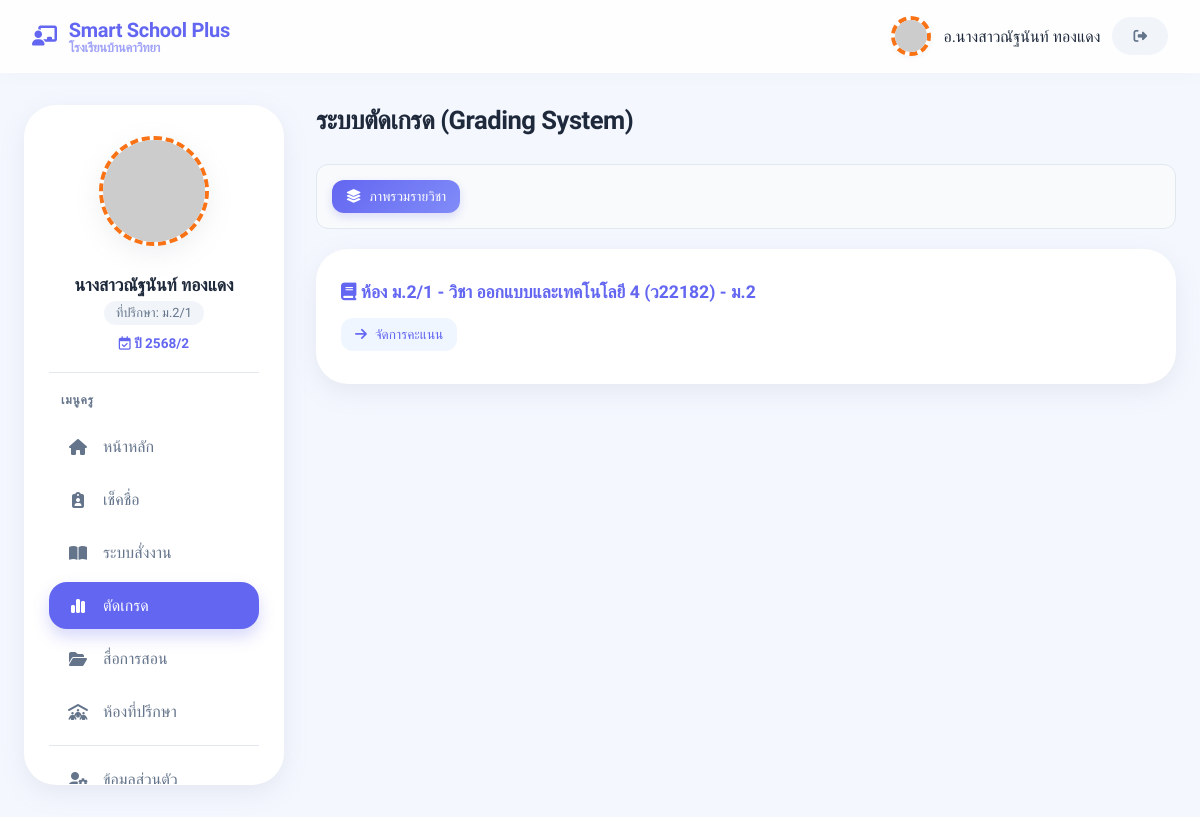
The page /grade_teacher.php (signed in) on the database its author committed.
### tables this page shows
CREATE TABLE `schools` (
  `school_id` int(6) UNSIGNED NOT NULL,
  `school_name` varchar(150) NOT NULL,
  `education_level` enum('ประถมศึกษา','ขยายโอกาส','มัธยมศึกษา') NOT NULL,
  `created_at` timestamp NOT NULL DEFAULT current_timestamp()
);

CREATE TABLE `user_year_data` (
  `id` int(11) NOT NULL,
  `school_id` int(11) NOT NULL,
  `user_id` int(11) NOT NULL,
  `year_id` int(11) NOT NULL,
  `student_number` int(11) DEFAULT 0,
  `class_level` varchar(50) DEFAULT NULL,
  `room_number` varchar(50) DEFAULT NULL,
  `subjects_taught` text DEFAULT NULL,
  `position` varchar(100) DEFAULT NULL,
  `created_at` timestamp NOT NULL DEFAULT current_timestamp()
);

CREATE TABLE `users` (
  `user_id` int(6) UNSIGNED NOT NULL,
  `school_id` int(6) DEFAULT 0,
  `username` varchar(50) NOT NULL,
  `password` varchar(255) NOT NULL,
  `full_name` varchar(100) NOT NULL,
  `role` enum('superadmin','admin','teacher','student') NOT NULL,
  `student_number` int(11) NOT NULL DEFAULT 0,
  `student_code` varchar(20) DEFAULT NULL,
  `class_level` varchar(50) DEFAULT NULL,
  `room_number` varchar(50) DEFAULT NULL,
  `position` varchar(100) DEFAULT NULL,
  `profile_img` varchar(255) DEFAULT 'default_avatar.png',
  `created_at` timestamp NOT NULL DEFAULT current_timestamp(),
  `subjects_taught` text DEFAULT NULL COMMENT 'เก็บเป็น JSON หรือ Text',
  `profile_frame` varchar(50) DEFAULT 'frame-0'
);

CREATE TABLE `academic_years` (
  `year_id` int(6) UNSIGNED NOT NULL,
  `school_id` int(6) NOT NULL,
  `year_name` varchar(4) NOT NULL COMMENT 'เช่น 2567',
  `term` varchar(1) NOT NULL COMMENT 'เช่น 1 หรือ 2',
  `total_sessions` int(11) NOT NULL DEFAULT 20,
  `is_active` tinyint(1) DEFAULT 0 COMMENT '1=เทอมปัจจุบัน',
  `created_at` timestamp NOT NULL DEFAULT current_timestamp()
);

### grade_teacher.php (the view, shortened to what this page needs)
<?php
require_once 'db_connect.php';
$user_id = $_SESSION['user_id'];
$school_id = $_SESSION['school_id'];
$school_row = $conn->query("SELECT school_name FROM schools WHERE school_id = $school_id")->fetch_assoc();
$school_name = $school_row['school_name'];
$ay_q = $conn->query("SELECT year_id, year_name, term FROM academic_years WHERE school_id = $school_id AND is_active = 1");
$active_year_row = $ay_q->fetch_assoc();
$active_year_id = $active_year_row ? $active_year_row['year_id'] : 0;
$current_term_text = $active_year_row ? "ปี {$active_year_row['year_name']}/{$active_year_row['term']}" : "ยังไม่ตั้งค่าปีการศึกษา";
$sql_teacher = "SELECT u.*, ud.subjects_taught, ud.room_number
                FROM users u
                LEFT JOIN user_year_data ud ON u.user_id = ud.user_id AND ud.year_id = $active_year_id
                WHERE u.user_id = $user_id";
$teacher = $conn->query($sql_teacher)->fetch_assoc();
$img_src = $teacher['profile_img'];
$view = isset($_GET['view']) ? $_GET['view'] : 'overview';
$my_classes = [];
if(isset($teacher['subjects_taught'])) {
    $json = json_decode($teacher['subjects_taught'], true);
    if(is_array($json)) {
        foreach($json as $j) {
            $r = $j['room'];
            if(isset($j['subjects']) && is_array($j['subjects'])) {
                foreach($j['subjects'] as $s) {
                    $key = "$r|$s";
                    $my_classes[$key] = "ห้อง $r - วิชา $s";
                }
            }
        }
    }
}
?>
<!DOCTYPE html>
<html lang="th">
<head>
    <link rel="stylesheet" href="style_theme.css?v=<?php echo time(); ?>">
    <link rel="stylesheet" href="style_dashboard.css?v=<?php echo time(); ?>">
    <link rel="stylesheet" href="https://cdnjs.cloudflare.com/ajax/libs/font-awesome/6.4.0/css/all.min.css">
</head>
<body>
    <nav class="navbar">
        <div class="brand">
            <i class="fa-solid fa-chalkboard-user"></i>
            <div>Smart School Plus <span style="font-size:0.8rem; opacity:0.6; display:block; line-height:1;"><?php echo $school_name; ?></span></div>
        </div>
        <div class="user-info">
            <img src="<?php echo $img_src; ?>" class="profile-img-nav <?php echo $teacher['profile_frame']; ?>">
            <span>อ.<?php echo $teacher['full_name']; ?></span>
            <a href="logout.php" class="btn-logout"><i class="fa-solid fa-right-from-bracket"></i></a>
        </div>
    </nav>
    <div class="dashboard-container">
        <aside class="sidebar">
            <div style="text-align:center; padding-bottom:20px; margin-bottom:20px; border-bottom:1px solid var(--border-color);">
                <img src="<?php echo $img_src; ?>" class="profile-img-large <?php echo $teacher['profile_frame']; ?>">
                <h4 style="margin-top:10px; font-size:1.1rem;"><?php echo $teacher['full_name']; ?></h4>
                <div style="background:#f1f5f9; color:#64748b; padding:4px 12px; border-radius:20px; display:inline-block; font-size:0.8rem; margin-top:5px;">
                    ที่ปรึกษา: <?php echo $teacher['room_number'] ?? '-'; ?>
                </div>
                <div style="margin-top:10px; font-size:0.85rem; color:var(--primary-color); font-weight:600;">
                    <i class="fa-regular fa-calendar-check"></i> <?php echo $current_term_text; ?>
                </div>
            </div>
            <h3>เมนูครู</h3>
            <a href="dashboard_teacher.php?tab=home" class="menu-item"><i class="fa-solid fa-house"></i> หน้าหลัก</a>
            <a href="dashboard_teacher.php?tab=attendance" class="menu-item"><i class="fa-solid fa-clipboard-user"></i> เช็คชื่อ</a>
            <a href="homework_teacher.php" class="menu-item"><i class="fa-solid fa-book-open"></i> ระบบสั่งงาน</a>
            <a href="grade_teacher.php" class="menu-item active"><i class="fa-solid fa-chart-simple"></i> ตัดเกรด</a>
            <a href="dashboard_teacher.php?tab=media" class="menu-item"><i class="fa-solid fa-folder-open"></i> สื่อการสอน</a>
            <a href="dashboard_teacher.php?tab=advisory" class="menu-item"><i class="fa-solid fa-people-roof"></i> ห้องที่ปรึกษา</a>
            <div style="height:1px; background:var(--border-color); margin:10px 0;"></div>
            <a href="dashboard_teacher.php?tab=profile" class="menu-item"><i class="fa-solid fa-user-gear"></i> ข้อมูลส่วนตัว</a>
        </aside>
        <main class="content-area">
            <div class="page-header">
                <h2 class="page-title">ระบบตัดเกรด (Grading System)</h2>
            </div>
            <div class="filter-bar" style="margin-bottom:20px;">
                <a href="?view=overview" class="btn-action <?php echo $view=='overview'?'btn-add':''; ?>" style="<?php echo $view!='overview'?'background:#fff; color:#64748b; border:1px solid #cbd5e1;':''; ?>"><i class="fa-solid fa-layer-group"></i> ภาพรวมรายวิชา</a>
            </div>
            <?php if($view == 'overview'): ?>
                <div class="menu-grid">
                    <?php foreach($my_classes as $k => $label): ?>
                    <a href="?view=criteria&select_class_key=<?php echo urlencode($k); ?>" class="menu-card" style="align-items:flex-start; aspect-ratio:auto; min-height:120px;">
                        <div style="font-weight:bold; font-size:1.1rem; color:var(--primary-color);"><i class="fa-solid fa-book"></i> <?php echo $label; ?></div>
                        <div style="margin-top:15px;">
                            <span class="btn-action" style="background:#eff6ff; color:var(--primary-color);"><i class="fa-solid fa-arrow-right"></i> จัดการคะแนน</span>
                        </div>
                    </a>
                    <?php endforeach; ?>
                </div>
            <?php endif; ?>
        </main>
    </div>
</body>
</html>

### style_theme.css (style rules this page uses)
:root { --primary-color: #6366f1; --primary-hover: #4f46e5; --primary-light: #e0e7ff; --secondary-bg: #ffffff; --bg-app: #f4f7fe; --border-color: #e2e8f0; --text-main: #1e293b; --text-secondary: #64748b; --success: #10b981; --success-bg: #d1fae5; --warning: #f59e0b; --warning-bg: #fef3c7; --danger: #ef4444; --danger-bg: #fee2e2; --info: #0ea5e9; --info-bg: #e0f2fe; --shadow-xs: 0 2px 4px rgba(149, 157, 165, 0.1); --shadow-sm: 0 8px 24px rgba(149, 157, 165, 0.15); --shadow-hover: 0 12px 32px rgba(149, 157, 165, 0.2); --radius-md: 16px; --radius-lg: 24px; --radius-xl: 32px; --safe-top: env(safe-area-inset-top, 20px); --safe-bottom: env(safe-area-inset-bottom, 20px); }
* { margin: 0; padding: 0; box-sizing: border-box; font-family: 'Sarabun', sans-serif; -webkit-tap-highlight-color: transparent; -webkit-overflow-scrolling: touch; }
h1, h2, h3, h4, h5, h6, .btn-login { font-family: 'Prompt', sans-serif; }
html { scroll-behavior: smooth; }
body { min-height: 100vh; display: flex; justify-content: center; align-items: center; background-color: var(--bg-app); color: var(--text-main); overflow-y: auto; overflow-x: hidden; }

### grade_teacher.php (style rules this page uses)
.filter-bar { background: #f8fafc; padding: 15px; border-radius: 12px; border: 1px solid #e2e8f0; margin-bottom: 20px; display: flex; gap: 10px; align-items: center; flex-wrap: wrap; }

### rows shown on the page
schools: school_name "โรงเรียนบ้านคาวิทยา"
user_year_data: user.full_name "นางสาวณัฐนันท์ ทองแดง", room_number "ม.2/1"
academic_years: current_term_text "ปี 2568/2"

### other values the page prints
$label "ห้อง ม.2/1 - วิชา ออกแบบและเทคโนโลยี 4 (ว22182) - ม.2"
